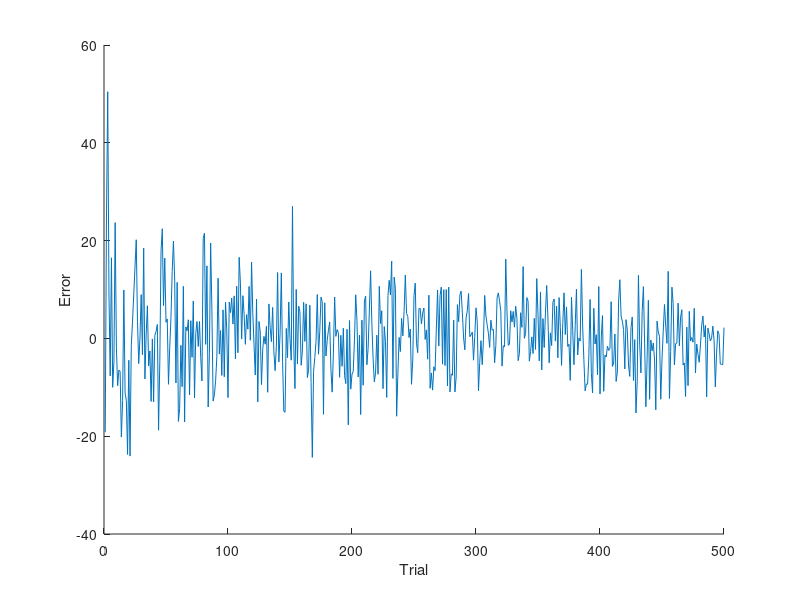
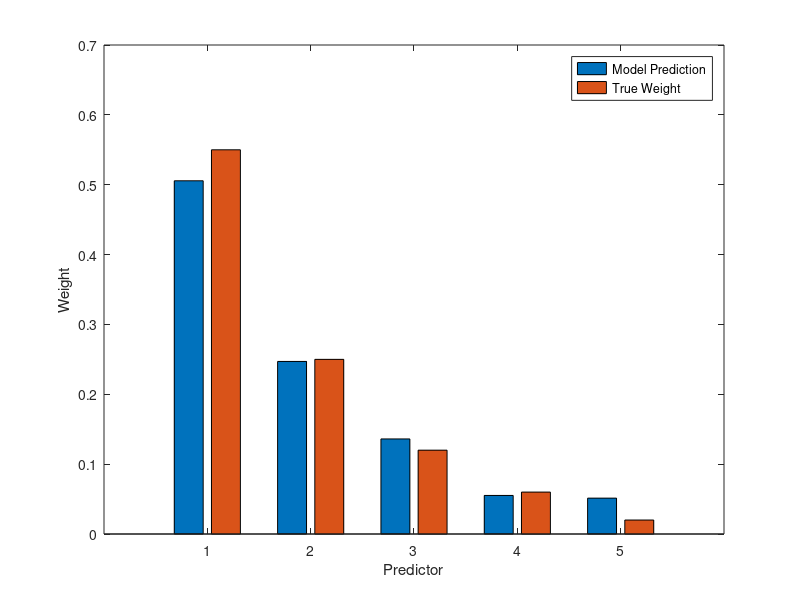

Write MATLAB code to recreate these figures, in order.
clear

%% Simulate exemplar
% In this simulation, we assume that agents make predictions by sampling
% the most similar instance they previously experienced, based on the
% euclidean distance between Xs

%% generative parameters ==================================================
% number of dimensions
D = 5;

% regression coefficients
beta = [.55; .25; .12; .06; .02];

% generative function for sampling stimuli 
% note stimulus values are between 0 and 100
gX = @() (rand(D,1))*100;

% noise function
nZ = @() 0 * randn(1);

% number of trials back people can remember
trial_mem = 5;


%% simulate ===============================================================
% initialize learning algorithm
theta = rand(D,1);

T = 500;

 for t = 1:T
     
    % sample X for this trial
    X = gX();
    
    %compute prediction
    if t > 1
        dist = sqrt(sum((x_store - X).^2));
        Rhat = correct_response_store(dist == min(dist));
    elseif t > 5
       Rhat = correct_response_store(dist == min(dist(t-5:t))); 
    else
        Rhat = 50 + 10*randn(1);
    end
    
    %store Rhats
    Rhat_store(:,t) = Rhat;
    
    %store X's
    x_store(:,t) = X;
    
    %add correct response to store
    correct_response = beta' * X + nZ();
    correct_response_store(t) = correct_response;
    
    %store error
    error = Rhat - correct_response;
    error_store(t) = error;
    
 end

 %% Plot errors over time
figure(1); clf;  hold on;
plot(error_store')
xlabel('Trial')
ylabel('Error')

%% Plot regression weights
thetas = regress(Rhat_store', x_store');

figure
bar([thetas(1) beta(1); thetas(2) beta(2); thetas(3) beta(3); thetas(4) beta(4); thetas(5) beta(5)]);
xlabel('Predictor')
ylabel('Weight')
legend('Model Prediction', 'True Weight')



